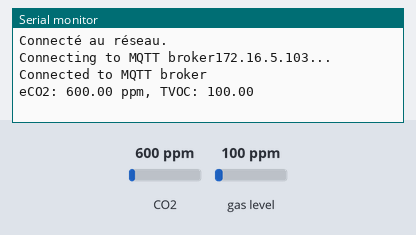
The program below on a simulated ESP32. On the bench: the last lines printed to the serial monitor. Inputs (shaded band) come from the test bench; at power-on: CO2 600 ppm, gas level 100 ppm. WiFi joins after 1.5 s; servers stay silent unless stated; no MQTT or app messages arrive unless stated.

Above: at 2.8 s.
2.9 s: CO2 set to 452 ppm
At 7.7 s:
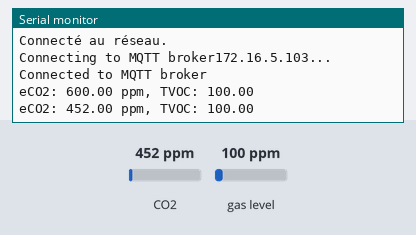
8.9 s: gas level set to 20 ppm
At 12.7 s:
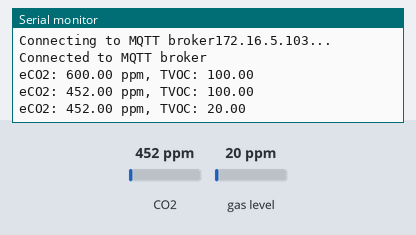
14.9 s: CO2 set to 1050 ppm
At 17.9 s:
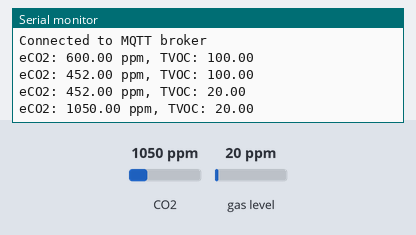
Timing chart, 0 to 19.4 s (numbered marks = the images above; inputs shaded):
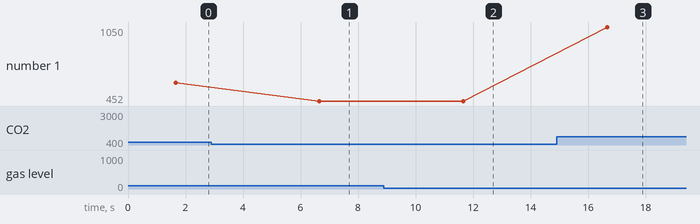

The program:

main.cpp
```cpp
#include <Arduino.h>
#include <Wire.h>
#include <Adafruit_I2CDevice.h>
#include <Adafruit_CCS811.h>
#include <SPI.h>
#include <WiFi.h>
#include <PubSubClient.h>
#include <WiFiManager.h>


// Variable
const char* ssid = "EcoleDuWeb5.0g";
const char* password = "EcoleDuWEB";
const char MQTT_SERVER[] = "172.16.5.103";
const uint16_t MQTT_PORT = 1883;
const char MQTT_CLIENT[] = "ESP32_MQTT";\
const char TOPIC_CO2[] = "CO2";
const char TOPIC_TVOC[] = "TVOC";


WiFiClient espClient;
PubSubClient client(espClient);

Adafruit_CCS811 ccs;


void messageHandler(char *topic, uint8_t *payload, unsigned int len)
{
  Serial.print(topic);
  Serial.print(" with value: ");
  for (uint16_t i = 0; i < len; ++i)
    Serial.print((char)payload[i]);
  Serial.println();
}

void mqttPubSub(void)
{
  WiFiClient client;
  PubSubClient mqtt(client);

  mqtt.setServer(MQTT_SERVER, MQTT_PORT);
  mqtt.setCallback(messageHandler);

   while (1)
  {
    if (!mqtt.connected())
    {
      Serial.print("Connecting to MQTT broker");
      Serial.print(MQTT_SERVER);
      Serial.println("...");
      if (mqtt.connect(MQTT_CLIENT))
      {
        Serial.println("Connected to MQTT broker");
      }
      else
      {
        Serial.println("Failed to connect to MQTT!");
        delay(1000);
      }
    }
    else
    {
      // Regarde si les données sont présente
      if(ccs.available())
      {
        if(!ccs.readData())
        {
          // Lecture des donées du senseur de CO2
          float eCO2 = ccs.geteCO2();
          float TVOC = ccs.getTVOC();

          // Affiche les données
          Serial.print("eCO2: ");
          Serial.print(eCO2);
          Serial.print(" ppm, TVOC: ");
          Serial.println(TVOC);
          mqtt.loop();
          if (!mqtt.publish(TOPIC_CO2,String(eCO2).c_str()))
            {
              Serial.println("Error publishing Co2");
            }
          if (!mqtt.publish(TOPIC_TVOC,String(TVOC).c_str()))
            {
              Serial.println("Error publishing TVOC");
            }
        }
        delay(5000);
      }
    }
  }
}
void reconnect()
{
  while (!client.connected())
  {
    Serial.print("Attempting MQTT connection...");
    if (client.connect("ESP32Client"))
    {
      Serial.println("connected");
    }
    else
    {
      Serial.print("failed, rc=");
      Serial.print(client.state());
      Serial.println(" try again in 5 seconds");
      delay(5000);
    }
  }
}

void setup()
{
  Serial.begin(9600);

  WiFiManager wifiManager;

  if (!wifiManager.autoConnect("EspCO2")){
        Serial.println("Connexion non établie.");
    }
    else {
        Serial.println("Connecté au réseau.");
    }

  if(!ccs.begin())
  {
    Serial.println("CCS811 not found!");
    while(1);
   }

  // Attente avant que le capteur se lance
  delay(100);
}

void loop()
{
  mqttPubSub();
}
```

Measured:
- after the input at 2.9 s, the serial monitor: prints a new line after 3.8 s (image 1)
- after the input at 8.9 s, the serial monitor: prints a new line after 2.8 s (image 2)
- after the input at 14.9 s, the serial monitor: prints a new line after 1.8 s (image 3)
- plotted number 1: 600 → 452 after the input at 2.9 s, 452 → 1050 after the input at 14.9 s
